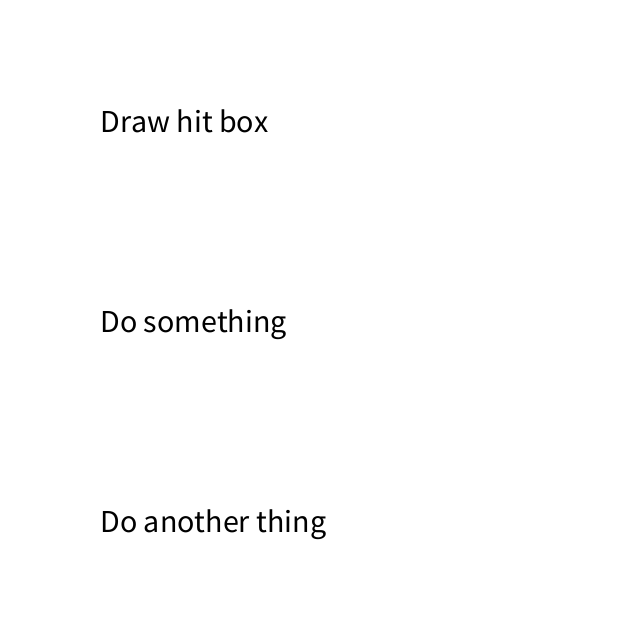
Frame 1 (no input)
Frame 60 (the mouse pressed at the canvas centre just before this capture): identical to frame 1, image omitted
Frame 120 (the mouse held since frame 60 and released just before this capture): identical to frame 1, image omitted

The Processing sketch that drew this single still picture (run headless with seeded random() and noise(); from frame 60 on, the mouse is pressed at the canvas centre):

// Processing sketch: processing_140911
// ── processing_140911.pde

Button[] menuButtons;
static final int NUMMENUBUTTONS = 3;
boolean drawBoxes;

void setup() {
  size(640, 640);
  menuButtons = new Button[3];
  menuButtons[0] = new Button("Draw hit box", new PVector(100, 100), 32, color(0), color(255, 0, 0));
  menuButtons[1] = new Button("Do something", new PVector(100, 300), 32, color(0), color(255, 0, 0));
  menuButtons[2] = new Button("Do another thing", new PVector(100, 500), 32, color(0), color(255, 0, 0));
  drawBoxes = false;
}

void draw() {
  background(255);
  displayMenu();
}

void displayMenu() {
  for (int i = 0; i < NUMMENUBUTTONS; i++) {
    menuButtons[i].draw(drawBoxes);
  }
}

void mousePressed() {
  if (menuButtons[0].containsMouse()) {
    if (drawBoxes) drawBoxes = false;
    else drawBoxes = true;
  }
  if (menuButtons[1].containsMouse()) {
    fill(0, 255, 0);
    rect(400, 300, 100, 100);
  }
  if (menuButtons[2].containsMouse()) {
    fill(255, 0, 0);
    rect(400, 300, 100, 100);
  }
}

class Button {
  PVector pos;
  color textColor, hoverColor;
  float size, tWidth;
  String text;

  Button(String text, PVector pos, float size, color textColor, color hoverColor) {
    this.pos = pos;
    this.textColor = textColor;
    this.hoverColor = hoverColor;
    this.size = size;
    this.text = text;
    textSize(size);
    tWidth = textWidth(text);
  }

  void draw(boolean on) {
    textSize(size);
    if (containsMouse()) fill(hoverColor);
    else fill(textColor);
    text(text, pos.x, pos.y + size);
    if (on)
      rect(pos.x, pos.y, tWidth, size);
  }

  boolean containsMouse() {
    if (mouseX > pos.x && mouseX < pos.x + tWidth && mouseY > pos.y && mouseY < pos.y + size ) 
      return true;
    else return false;
  }
}
